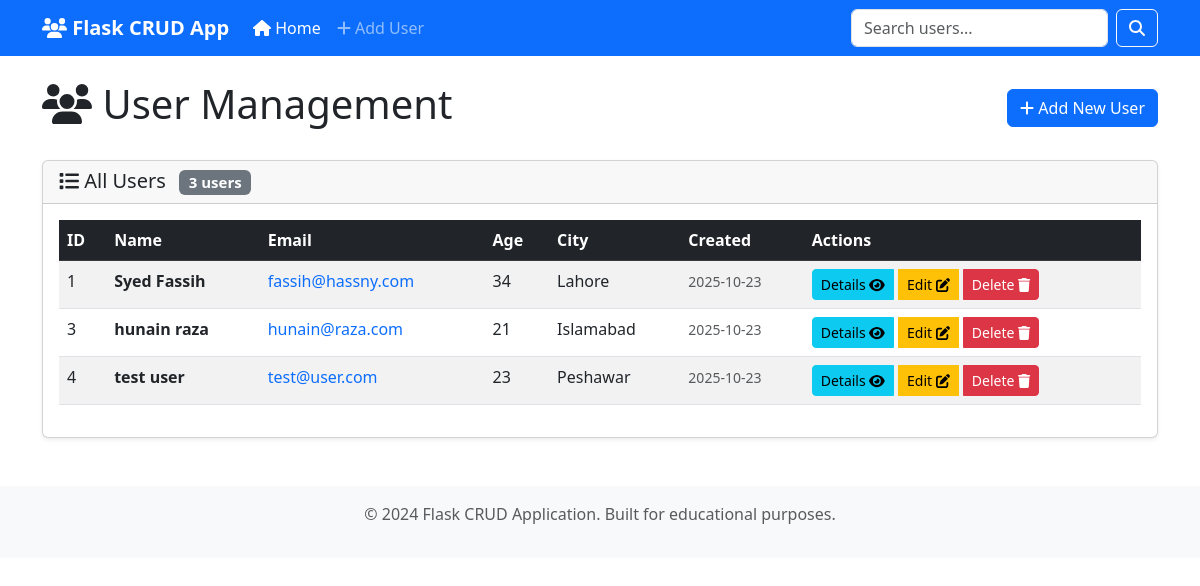
The app's page /, older data.
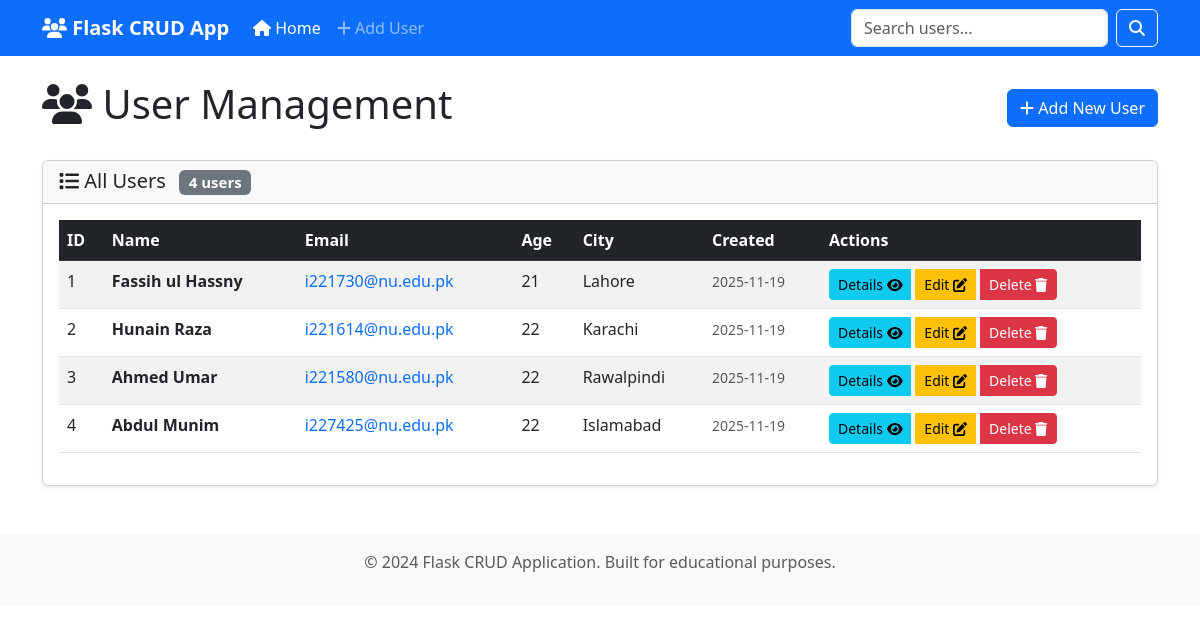
The same page, newer data.
### app.py (models this page shows, shortened)
class User(db.Model):
    id = db.Column(db.Integer, primary_key=True)
    first_name = db.Column(db.String(50), nullable=False)
    last_name = db.Column(db.String(50), nullable=False)
    email = db.Column(db.String(120), unique=True, nullable=False)
    age = db.Column(db.Integer, nullable=False)
    city = db.Column(db.String(50), nullable=False)
    created_at = db.Column(db.DateTime, default=datetime.utcnow)

### app.py (the view)
@app.route('/')
def index():
    users = User.query.all()
    return render_template('index.html', users=users)

### templates/index.html (shortened to what this page needs)
{% extends "base.html" %}
{% block content %}
<div class="row">
    <div class="col-12">
        <div class="d-flex justify-content-between align-items-center mb-4">
            <h1><i class="fas fa-users"></i> User Management</h1>
            <a href="{{ url_for('add_user') }}" class="btn btn-primary">
                <i class="fas fa-plus"></i> Add New User
            </a>
        </div>
    </div>
</div>
<div class="row">
    <div class="col-12">
        <div class="card">
            <div class="card-header">
                <h5 class="card-title mb-0">
                    <i class="fas fa-list"></i> All Users
                    <span class="badge bg-secondary ms-2">{{ users|length }} users</span>
                </h5>
            </div>
            <div class="card-body">
                {% if users %}
                    <div class="table-responsive">
                        <table class="table table-striped table-hover">
                            <thead class="table-dark">
                                <tr>
                                    <th>ID</th>
                                    <th>Name</th>
                                    <th>Email</th>
                                    <th>Age</th>
                                    <th>City</th>
                                    <th>Created</th>
                                    <th>Actions</th>
                                </tr>
                            </thead>
                            <tbody>
                                {% for user in users %}
                                <tr>
                                    <td>{{ user.id }}</td>
                                    <td>
                                        <strong>{{ user.first_name }} {{ user.last_name }}</strong>
                                    </td>
                                    <td>
                                        <a href="mailto:{{ user.email }}" class="text-decoration-none">
                                            {{ user.email }}
                                        </a>
                                    </td>
                                    <td>{{ user.age }}</td>
                                    <td>{{ user.city }}</td>
                                    <td>
                                        <small class="text-muted">
                                            {{ user.created_at.strftime('%Y-%m-%d') if user.created_at else 'N/A' }}
                                        </small>
                                    </td>
                                    <td>
                                        <div class="btn-group" role="group">
                                            <a href="{{ url_for('view_user', user_id=user.id) }}"
                                               class="btn btn-sm btn-info"
                                               title="View Details"> Details
                                                <i class="fas fa-eye"></i>
                                            <a href="{{ url_for('update_user', user_id=user.id) }}"
                                               class="btn btn-sm btn-warning"
                                               title="Edit User"> Edit
                                                <i class="fas fa-edit"></i>
                                            </a>
                                            <a href="{{ url_for('delete_user', user_id=user.id) }}"
                                               class="btn btn-sm btn-danger"
                                               title="Delete User"
                                               onclick="return confirm('Are you sure you want to delete this user?')"> Delete
                                                <i class="fas fa-trash"></i>
                                            </a>
                                        </div>
                                    </td>
                                </tr>
                                {% endfor %}
                            </tbody>
                        </table>
                    </div>
                {% endif %}
            </div>
        </div>
    </div>
</div>
{% endblock %}

### templates/base.html (shortened to what this page needs)
<!DOCTYPE html>
<html lang="en">
<head>
    <link href="https://cdn.jsdelivr.net/npm/bootstrap@5.3.0/dist/css/bootstrap.min.css" rel="stylesheet">
</head>
<body>
    <nav class="navbar navbar-expand-lg navbar-dark bg-primary">
        <div class="container">
            <a class="navbar-brand" href="{{ url_for('index') }}">
                <i class="fas fa-users"></i> Flask CRUD App
            </a>
            <div class="collapse navbar-collapse" id="navbarNav">
                <ul class="navbar-nav me-auto">
                    <li class="nav-item">
                        <a class="nav-link {% if request.endpoint == 'index' %}active{% endif %}" href="{{ url_for('index') }}">
                            <i class="fas fa-home"></i> Home
                        </a>
                    </li>
                    <li class="nav-item">
                        <a class="nav-link {% if request.endpoint == 'add_user' %}active{% endif %}" href="{{ url_for('add_user') }}">
                            <i class="fas fa-plus"></i> Add User
                        </a>
                    </li>
                </ul>
                <form class="d-flex" method="GET" action="{{ url_for('search_users') }}">
                    <input class="form-control me-2" type="search" name="query" placeholder="Search users..." value="{{ request.args.get('query', '') }}">
                    <button class="btn btn-outline-light" type="submit">
                        <i class="fas fa-search"></i>
                    </button>
                </form>
            </div>
        </div>
    </nav>
    <div class="container mt-4">
        {% block content %}{% endblock %}
    </div>
    <footer class="bg-light text-center text-muted py-3 mt-5">
        <div class="container">
            <p>&copy; 2024 Flask CRUD Application. Built for educational purposes.</p>
        </div>
    </footer>
</body>
</html>

### templates/base.html (style rules this page uses)
.navbar-brand { font-weight: bold; }
.card { box-shadow: 0 0.125rem 0.25rem rgba(0, 0, 0, 0.075); }
.btn-group .btn { margin-right: 5px; }
.btn-group .btn:last-child { margin-right: 0; }

Row changes from the older to the newer data that the page shows:
changed User "Fassih": first_name "Syed" → "Fassih"; last_name "Fassih" → "ul Hassny"; email "fassih@hassny.com" → "i221730@nu.edu.pk"; age "34" → "21"; created_at "2025-10-23" → "2025-11-19"
added User: id "2", first_name "Hunain", last_name "Raza", email "i221614@nu.edu.pk", age "22", city "Karachi", created_at "2025-11-19"
changed User id 3: first_name "hunain" → "Ahmed"; last_name "raza" → "Umar"; email "hunain@raza.com" → "i221580@nu.edu.pk"; age "21" → "22"; city "Islamabad" → "Rawalpindi"; created_at "2025-10-23" → "2025-11-19"
changed User id 4: first_name "test" → "Abdul"; last_name "user" → "Munim"; email "test@user.com" → "i227425@nu.edu.pk"; age "23" → "22"; city "Peshawar" → "Islamabad"; created_at "2025-10-23" → "2025-11-19"
Text that changed along with them:
{{ users|length }}: "3" → "4"
